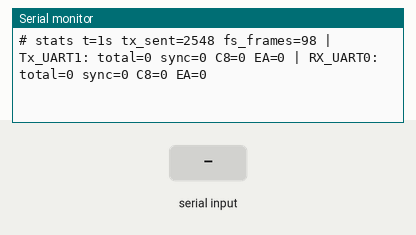
Bench run of a sketch on a simulated ESP32. Parts: the last lines printed to the serial monitor. Inputs (shaded band) come from the test bench.

Above: at 1.2 s.
1.3 s: "1" received over Serial
At 2.5 s:
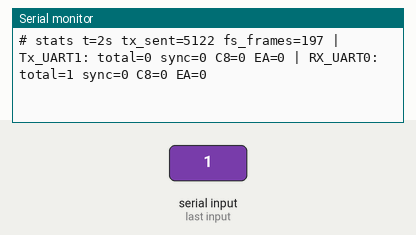
2.8 s: "1" received over the second serial link
At 3.8 s:
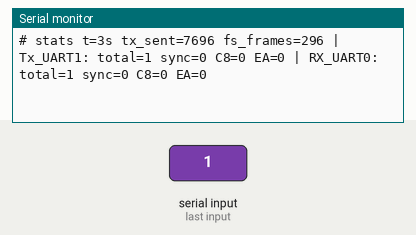
5.8 s: "0" received over Serial
At 6.8 s:
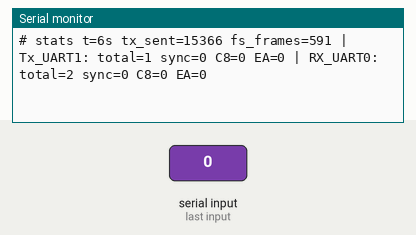
7.3 s: "0" received over the second serial link
At 8.8 s:
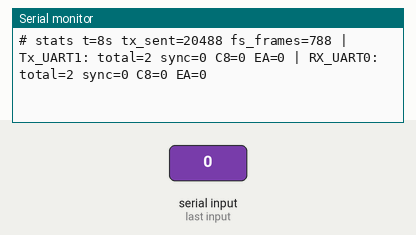
Timing chart, 0 to 9.8 s (numbered marks = the images above; inputs shaded):
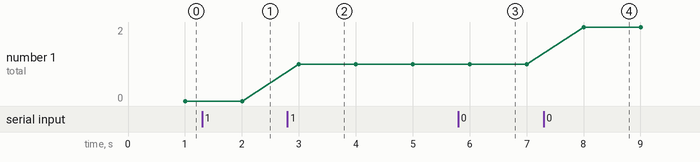

The sketch:

tx_bridge.ino
```cpp
// tx_bridge.ino v3 — dual-UART CRSF rig with content-aware diagnostics
//
// Same wiring as v2:
//   UART1 (GPIO 16/17) ↔ Ranger Micro 2G4 Tx
//   UART0 (GPIO  7/ 5) ↔ RP4TD RX
//   USB-CDC                → Pi /dev/ttyACM0
//
// Improvements over v2:
//   - Tracks separate counters for "raw bytes" vs "CRSF sync bytes seen".
//     Boot ROM residue and noise has no 0xC8 / 0xEA / 0xEC / 0xEE bytes
//     so the sync count differentiates real CRSF from garbage.
//   - Stats every 1 s for finer resolution.
//   - Discards UART0 RX bytes for first 500 ms after boot (ignores boot
//     ROM FIFO residue which masquerades as RP4TD activity).
//   - Captures first 32 bytes per UART AFTER the post-boot window for
//     visibility on what the bus is actually carrying.
//   - Periodically dumps a "live sample" of the most recent 16 bytes
//     from each UART, so byte content is visible across the window.

#include <stdint.h>

// Forward declarations — Arduino preprocessor auto-generates function
// prototypes at the top of the file before user code, so types those
// prototypes reference must be visible at the very top.
struct UartMetrics;

static const int PIN_TX_UART_RX = 16;
static const int PIN_TX_UART_TX = 17;
static const int PIN_RX_UART_RX =  7;
static const int PIN_RX_UART_TX =  5;
static const long UART_BAUD            = 420000;
static const long USB_BAUD             = 1000000;
static const unsigned long FS_INTERVAL_US      = 10000;   // 100 Hz
static const unsigned long BOOT_DRAIN_MS       = 500;     // ignore UART0 noise after boot
static const unsigned long STATS_INTERVAL_MS   = 1000;
static const unsigned long SAMPLE_INTERVAL_MS  = 5000;    // dump live samples every 5 s

HardwareSerial RangerUart(1);
HardwareSerial Rp4tdUart(0);

static uint16_t channels[16] = {
    172, 992, 992, 992, 992, 992, 172, 172,
    992, 992, 992, 992, 992, 992, 992, 992,
};

static uint8_t crc8_dvbs2(const uint8_t* data, size_t len) {
    uint8_t crc = 0;
    for (size_t i = 0; i < len; i++) {
        crc ^= data[i];
        for (int b = 0; b < 8; b++)
            crc = (crc & 0x80) ? ((crc << 1) ^ 0xD5) : (crc << 1);
    }
    return crc;
}

// CRSF sync bytes (any of these starting a frame indicates real CRSF activity).
static inline bool is_crsf_sync(uint8_t b) {
    return b == 0xC8 || b == 0xEA || b == 0xEC || b == 0xEE || b == 0x00;
}

// Per-UART metrics — declared before functions that use it (Arduino
// preprocessor auto-prototypes all functions at the top, so types they
// reference must be declared above).
struct UartMetrics {
    unsigned long bytes_total = 0;     // raw bytes seen
    unsigned long sync_bytes  = 0;     // count of bytes matching CRSF sync
    unsigned long c8_bytes    = 0;     // 0xC8 specifically (FC origin)
    unsigned long ea_bytes    = 0;     // 0xEA specifically (RX origin)
    unsigned long ec_bytes    = 0;     // 0xEC specifically (handset)
    unsigned long ee_bytes    = 0;     // 0xEE specifically (TX module)
    uint8_t last_bytes[16]    = {0};   // ring of most recent 16 bytes
    int      last_idx         = 0;
};

static UartMetrics tx_m;   // UART1 RX (Ranger Tx echo)
static UartMetrics rx_m;   // UART0 RX (RP4TD output)

static void build_rc_frame(uint8_t* out) {
    out[0] = 0xC8;
    out[1] = 24;
    out[2] = 0x16;
    uint32_t bits = 0;
    int nbits = 0;
    int o = 3;
    for (int i = 0; i < 16; i++) {
        bits |= ((uint32_t)(channels[i] & 0x7FF)) << nbits;
        nbits += 11;
        while (nbits >= 8) {
            out[o++] = bits & 0xFF;
            bits >>= 8;
            nbits -= 8;
        }
    }
    out[25] = crc8_dvbs2(&out[2], 23);
}

static unsigned long bytes_tx_sent = 0;
static unsigned long fs_frames     = 0;
static unsigned long last_fs_us    = 0;
static unsigned long last_stats_ms = 0;
static unsigned long last_sample_ms = 0;

static void tally(UartMetrics& m, const uint8_t* buf, int n) {
    m.bytes_total += n;
    for (int i = 0; i < n; i++) {
        uint8_t b = buf[i];
        if (is_crsf_sync(b)) m.sync_bytes++;
        if (b == 0xC8) m.c8_bytes++;
        else if (b == 0xEA) m.ea_bytes++;
        else if (b == 0xEC) m.ec_bytes++;
        else if (b == 0xEE) m.ee_bytes++;
        m.last_bytes[m.last_idx] = b;
        m.last_idx = (m.last_idx + 1) % 16;
    }
}

static void dump_sample(const char* label, const UartMetrics& m) {
    if (m.bytes_total == 0) {
        Serial.printf("# sample %s: NO BYTES\n", label);
        return;
    }
    Serial.printf("# sample %s last16:", label);
    // Print in time order (last_idx is the next-write position)
    for (int i = 0; i < 16; i++) {
        int idx = (m.last_idx + i) % 16;
        Serial.printf(" %02X", m.last_bytes[idx]);
    }
    Serial.printf(" | sync=%lu C8=%lu EA=%lu EC=%lu EE=%lu\n",
                  m.sync_bytes, m.c8_bytes, m.ea_bytes, m.ec_bytes, m.ee_bytes);
}

void setup() {
    Serial.begin(USB_BAUD);
    RangerUart.begin(UART_BAUD, SERIAL_8N1, PIN_TX_UART_RX, PIN_TX_UART_TX);
    Rp4tdUart.begin(UART_BAUD, SERIAL_8N1, PIN_RX_UART_RX, PIN_RX_UART_TX);
    Serial.printf("# tx_bridge_v3 ready  Tx=UART1(rx=%d tx=%d)  RX=UART0(rx=%d tx=%d) baud=%ld fs_hz=100 boot_drain_ms=%lu\n",
                  PIN_TX_UART_RX, PIN_TX_UART_TX,
                  PIN_RX_UART_RX, PIN_RX_UART_TX,
                  UART_BAUD, BOOT_DRAIN_MS);
}

void loop() {
    uint8_t frame[26];
    uint8_t buf[256];
    unsigned long now_ms = millis();

    // 1. Drain UART1 RX (Ranger Tx)
    int n = RangerUart.available();
    if (n > 0) {
        if (n > (int)sizeof(buf)) n = sizeof(buf);
        int read = RangerUart.readBytes(buf, n);
        if (read > 0) tally(tx_m, buf, read);
    }

    // 2. Drain UART0 RX (RP4TD), but discard during BOOT_DRAIN_MS
    n = Rp4tdUart.available();
    if (n > 0) {
        if (n > (int)sizeof(buf)) n = sizeof(buf);
        int read = Rp4tdUart.readBytes(buf, n);
        if (read > 0 && now_ms >= BOOT_DRAIN_MS) {
            tally(rx_m, buf, read);
        }
        // bytes during boot drain are silently dropped to avoid polluting metrics
    }

    // 3. 100 Hz CRSF inject
    unsigned long now_us = micros();
    if (now_us - last_fs_us >= FS_INTERVAL_US) {
        last_fs_us = now_us;
        build_rc_frame(frame);
        RangerUart.write(frame, sizeof(frame));
        bytes_tx_sent += sizeof(frame);
        fs_frames++;
    }

    // 3b. Send a CRSF DEVICE_PING every 2 s to the Tx module.
    // Frame: [0xC8][len=4][type=0x28][dest=0xEE TX][orig=0xC8 FC][CRC]
    // CRC over [type, dest, orig] = 3 bytes.
    // Any alive CRSF device should respond with DEVICE_INFO (0x29).
    // If Tx is wired bi-directionally and powered, we'll see a response
    // on UART1 RX even if the RF link is dead. This isolates "wire to
    // Tx" from "Tx → RX RF link" failure modes.
    static unsigned long last_ping_ms = 0;
    if (now_ms - last_ping_ms >= 2000) {
        last_ping_ms = now_ms;
        uint8_t ping[6];
        ping[0] = 0xC8;
        ping[1] = 0x04;
        ping[2] = 0x28;
        ping[3] = 0xEE;  // dest = TX module
        ping[4] = 0xC8;  // origin = FC
        ping[5] = crc8_dvbs2(&ping[2], 3);
        RangerUart.write(ping, sizeof(ping));
    }

    // 4. Stats line every 1 s
    if (now_ms - last_stats_ms >= STATS_INTERVAL_MS) {
        last_stats_ms = now_ms;
        Serial.printf("# stats t=%lus tx_sent=%lu fs_frames=%lu | "
                      "Tx_UART1: total=%lu sync=%lu C8=%lu EA=%lu | "
                      "RX_UART0: total=%lu sync=%lu C8=%lu EA=%lu\n",
                      now_ms / 1000, bytes_tx_sent, fs_frames,
                      tx_m.bytes_total, tx_m.sync_bytes, tx_m.c8_bytes, tx_m.ea_bytes,
                      rx_m.bytes_total, rx_m.sync_bytes, rx_m.c8_bytes, rx_m.ea_bytes);
    }

    // 5. Live byte sample every 5 s (so we can see content drift)
    if (now_ms - last_sample_ms >= SAMPLE_INTERVAL_MS) {
        last_sample_ms = now_ms;
        dump_sample("Tx_UART1", tx_m);
        dump_sample("RX_UART0", rx_m);
    }
}
```

Measured:
- after the input at 1.3 s, the serial monitor: prints a new line after 0.70 s (image 1)
- after the input at 2.8 s, the serial monitor: prints a new line after 0.20 s (image 2)
- after the input at 5.8 s, the serial monitor: prints a new line after 0.20 s (image 3)
- after the input at 7.3 s, the serial monitor: prints a new line after 0.70 s (image 4)
